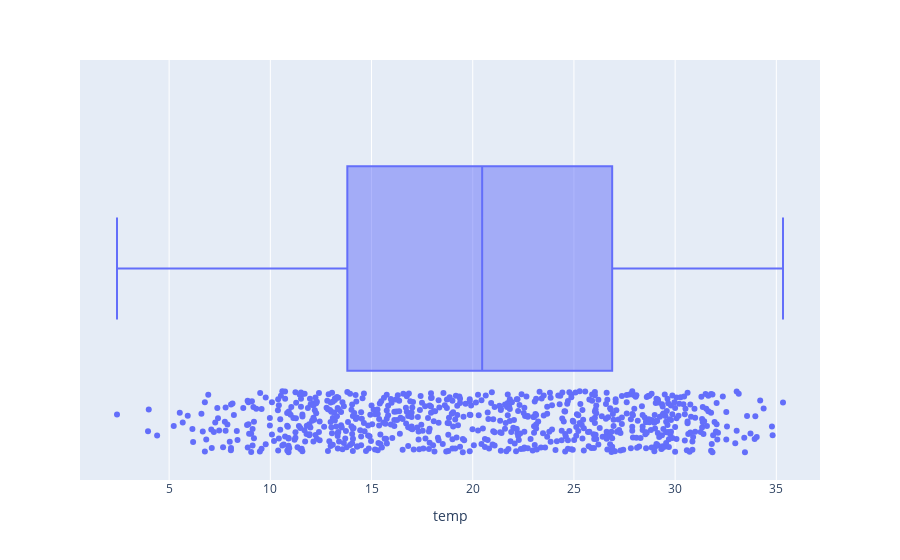

Write notebook code for a chart like this one.
### Markdown cell above
#### Temp

### Code cell
show_box_plot(data=day_df, target="temp", points="all", horizontal=True)

### Figure 1 — Plotly figure (JSON) as saved in the notebook; plotly's stock layout.template omitted (floating-point values rounded to 4 significant figures; data arrays with more than 128 entries replaced by an {"elided": "..."} marker saying what was removed)
{"data": [{"alignmentgroup": "True", "boxpoints": "all", "hovertemplate": "temp=%{x}<extra></extra>", "legendgroup": "", "marker": {"color": "#636efa"}, "name": "", "notched": false, "offsetgroup": "", "orientation": "h", "showlegend": false, "type": "box", "x": {"elided": "730 float values"}, "x0": " ", "xaxis": "x", "y0": " ", "yaxis": "y"}], "layout": {"boxmode": "group", "legend": {"tracegroupgap": 0}, "margin": {"t": 60}, "xaxis": {"anchor": "y", "domain": [0, 1], "title": {"text": "temp"}}, "yaxis": {"anchor": "x", "domain": [0, 1]}}}
